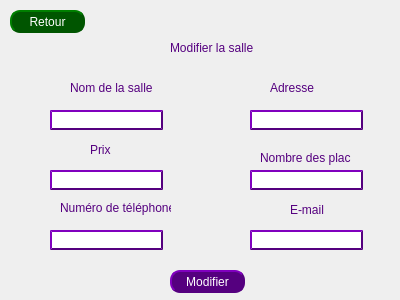
<?xml version="1.0" encoding="UTF-8"?>
<ui version="4.0">
 <class>ModifierSalle</class>
 <widget class="QWidget" name="ModifierSalle">
  <property name="geometry">
   <rect>
    <x>0</x>
    <y>0</y>
    <width>400</width>
    <height>300</height>
   </rect>
  </property>
  <property name="windowTitle">
   <string>Form</string>
  </property>
  <widget class="QLineEdit" name="adresse_line">
   <property name="geometry">
    <rect>
     <x>250</x>
     <y>110</y>
     <width>113</width>
     <height>20</height>
    </rect>
   </property>
   <property name="styleSheet">
    <string notr="true">border-width : 2px;
border-color: rgb(85, 0, 127);
border-style : outset;
color : white</string>
   </property>
  </widget>
  <widget class="QLabel" name="nb_places_label">
   <property name="geometry">
    <rect>
     <x>260</x>
     <y>150</y>
     <width>91</width>
     <height>16</height>
    </rect>
   </property>
   <property name="styleSheet">
    <string notr="true">color: rgb(85, 0, 127);
</string>
   </property>
   <property name="text">
    <string>Nombre des places</string>
   </property>
  </widget>
  <widget class="QLineEdit" name="numero_line">
   <property name="geometry">
    <rect>
     <x>50</x>
     <y>230</y>
     <width>113</width>
     <height>20</height>
    </rect>
   </property>
   <property name="styleSheet">
    <string notr="true">border-width : 2px;
border-color: rgb(85, 0, 127);
border-style : outset;
color : white</string>
   </property>
  </widget>
  <widget class="QLineEdit" name="prix_line">
   <property name="geometry">
    <rect>
     <x>50</x>
     <y>170</y>
     <width>113</width>
     <height>20</height>
    </rect>
   </property>
   <property name="styleSheet">
    <string notr="true">border-width : 2px;
border-color: rgb(85, 0, 127);
border-style : outset;
color : white</string>
   </property>
  </widget>
  <widget class="QLabel" name="prix_label">
   <property name="geometry">
    <rect>
     <x>90</x>
     <y>140</y>
     <width>31</width>
     <height>20</height>
    </rect>
   </property>
   <property name="styleSheet">
    <string notr="true">color: rgb(85, 0, 127);
</string>
   </property>
   <property name="text">
    <string>Prix</string>
   </property>
  </widget>
  <widget class="QLabel" name="nom_salle_label">
   <property name="geometry">
    <rect>
     <x>70</x>
     <y>80</y>
     <width>91</width>
     <height>16</height>
    </rect>
   </property>
   <property name="styleSheet">
    <string notr="true">color: rgb(85, 0, 127);
</string>
   </property>
   <property name="text">
    <string>Nom de la salle</string>
   </property>
  </widget>
  <widget class="QLabel" name="email_label">
   <property name="geometry">
    <rect>
     <x>290</x>
     <y>200</y>
     <width>51</width>
     <height>20</height>
    </rect>
   </property>
   <property name="styleSheet">
    <string notr="true">color: rgb(85, 0, 127);
</string>
   </property>
   <property name="text">
    <string>E-mail</string>
   </property>
  </widget>
  <widget class="QPushButton" name="RetourButton">
   <property name="geometry">
    <rect>
     <x>10</x>
     <y>10</y>
     <width>75</width>
     <height>23</height>
    </rect>
   </property>
   <property name="styleSheet">
    <string notr="true">border-radius: 10px;
border-width : 2px;
border-color: rgb(0, 85, 0);
border-style : outset;
background-color: rgb(0, 85, 0);
color : white</string>
   </property>
   <property name="text">
    <string>Retour</string>
   </property>
  </widget>
  <widget class="QLabel" name="titre">
   <property name="geometry">
    <rect>
     <x>170</x>
     <y>40</y>
     <width>91</width>
     <height>16</height>
    </rect>
   </property>
   <property name="styleSheet">
    <string notr="true">color: rgb(85, 0, 127);
</string>
   </property>
   <property name="text">
    <string>Modifier la salle</string>
   </property>
  </widget>
  <widget class="QLabel" name="adresse_label">
   <property name="geometry">
    <rect>
     <x>270</x>
     <y>80</y>
     <width>91</width>
     <height>16</height>
    </rect>
   </property>
   <property name="styleSheet">
    <string notr="true">color: rgb(85, 0, 127);
</string>
   </property>
   <property name="text">
    <string>Adresse</string>
   </property>
  </widget>
  <widget class="QLineEdit" name="nb_places_line">
   <property name="geometry">
    <rect>
     <x>250</x>
     <y>170</y>
     <width>113</width>
     <height>20</height>
    </rect>
   </property>
   <property name="styleSheet">
    <string notr="true">border-width : 2px;
border-color: rgb(85, 0, 127);
border-style : outset;
color : white</string>
   </property>
  </widget>
  <widget class="QLabel" name="numero_label">
   <property name="geometry">
    <rect>
     <x>60</x>
     <y>200</y>
     <width>111</width>
     <height>16</height>
    </rect>
   </property>
   <property name="styleSheet">
    <string notr="true">color: rgb(85, 0, 127);
</string>
   </property>
   <property name="text">
    <string>Numéro de téléphone</string>
   </property>
  </widget>
  <widget class="QLineEdit" name="nom_salle_line">
   <property name="geometry">
    <rect>
     <x>50</x>
     <y>110</y>
     <width>113</width>
     <height>20</height>
    </rect>
   </property>
   <property name="styleSheet">
    <string notr="true">border-width : 2px;
border-color: rgb(85, 0, 127);
border-style : outset;
color : white</string>
   </property>
  </widget>
  <widget class="QPushButton" name="ModifierButton">
   <property name="geometry">
    <rect>
     <x>170</x>
     <y>270</y>
     <width>75</width>
     <height>23</height>
    </rect>
   </property>
   <property name="styleSheet">
    <string notr="true">border-radius: 10px;
border-width : 2px;
border-color: rgb(85, 0, 127);
border-style : outset;
background-color: rgb(85, 0, 127);
color : white</string>
   </property>
   <property name="text">
    <string>Modifier</string>
   </property>
  </widget>
  <widget class="QLineEdit" name="email_line">
   <property name="geometry">
    <rect>
     <x>250</x>
     <y>230</y>
     <width>113</width>
     <height>20</height>
    </rect>
   </property>
   <property name="styleSheet">
    <string notr="true">border-width : 2px;
border-color: rgb(85, 0, 127);
border-style : outset;
color : white</string>
   </property>
  </widget>
 </widget>
 <resources/>
 <connections/>
</ui>
